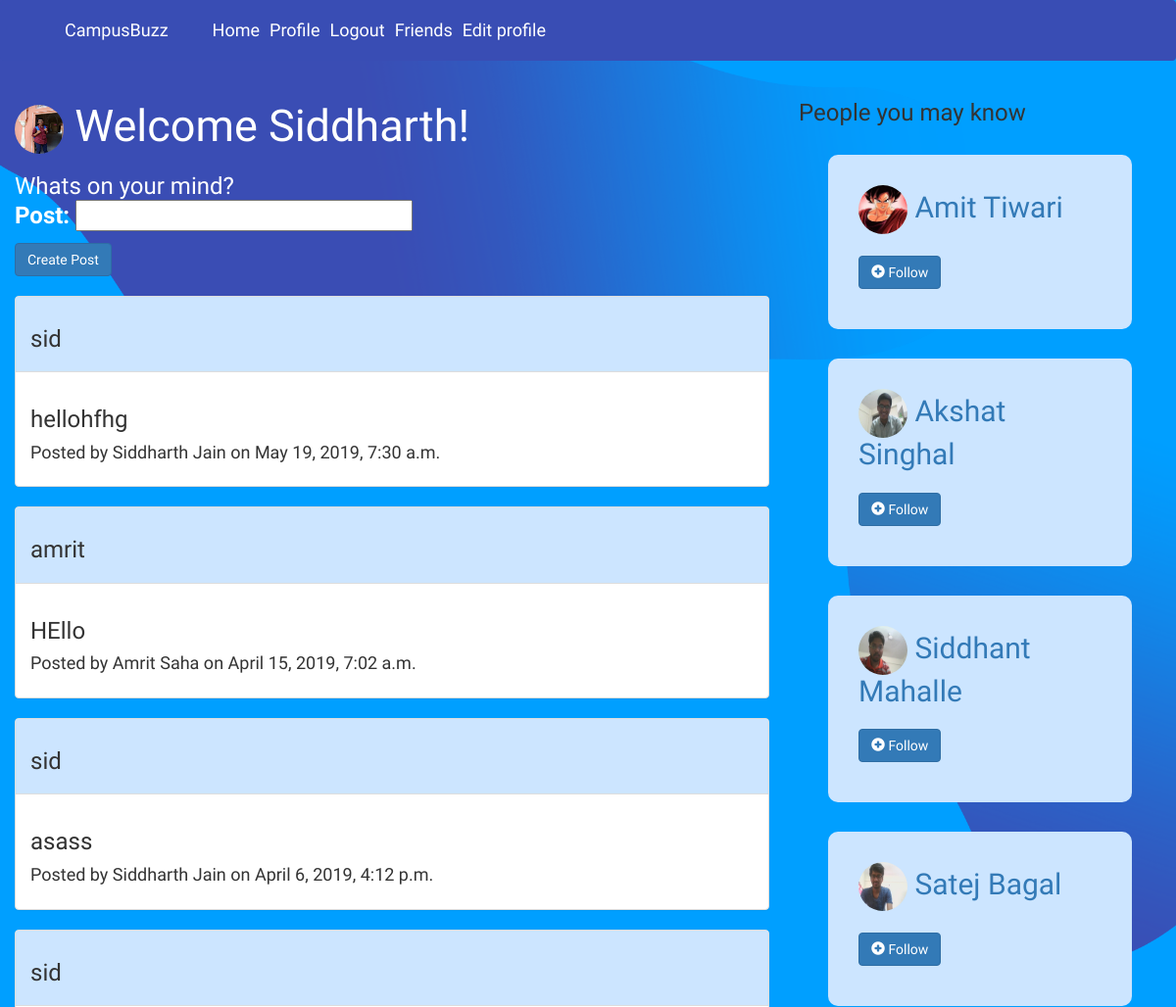
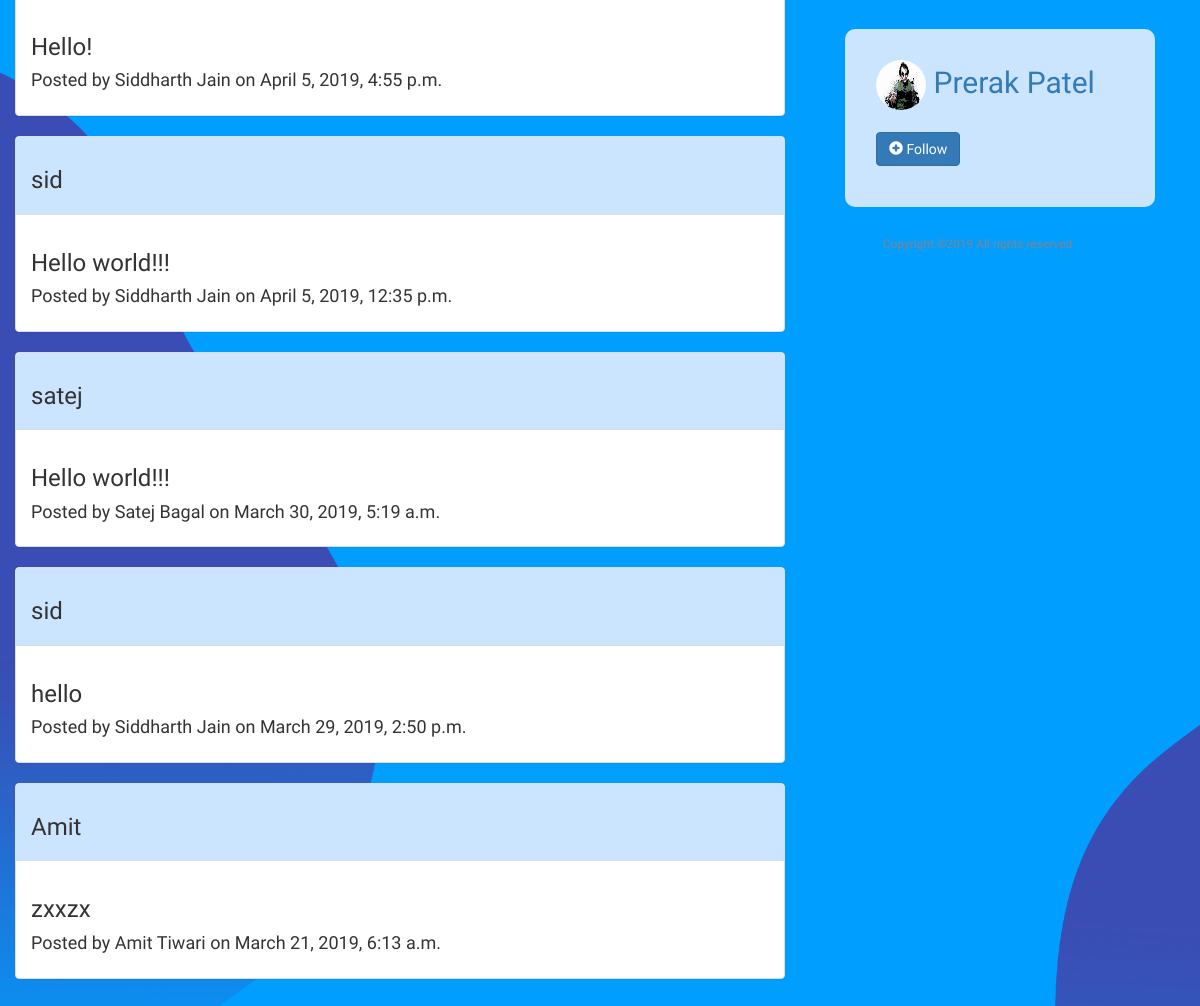
The page /home/ (signed in) on the database its author committed (2 pictures, top to bottom).
### login/models.py (models this page shows, shortened)
class UserProfile(models.Model):
    user = models.OneToOneField(User, on_delete=models.CASCADE, related_name='profile')
    location = models.CharField(max_length=30, blank=True)
    profile_pic = models.FileField(blank=True)
    bio = models.CharField(default='',max_length=100)
    phone = models.IntegerField(default=0)

### home/models.py (models this page shows, shortened)
class Post(models.Model):
    post = models.CharField(max_length=500)
    user = models.ForeignKey(User , on_delete=models.CASCADE)
    created = models.DateTimeField(auto_now_add=True)

### home/views.py (the view, shortened to what this page needs)
# urls.py: path('', login_required(views.HomeView.as_view()), name='home'),
class HomeView(TemplateView):
    template_name = 'home/home.html'
    def get(self, request):
        form = HomeForm()
        current_user = request.user
        posts = Post.objects.all().order_by('-created')
        users = User.objects.all()
        friends = current_user.friends.users.all()
        args = {'form':form, 'posts':posts , 'users':users , 'friends':friends }
        return render(request, self.template_name, args)

### home/forms.py
class HomeForm(forms.ModelForm):
    post = forms.CharField(required=True)
    class Meta:
        model = Post
        fields = {'post',}

### home/templates/home/home.html (shortened to what this page needs)
{% extends 'home/base.html' %}
            {% block content %}
                    <div class="container col-lg-8 col-m-6 col-sm-6" >
                        <h1 class="display-3" style="font-family: 'Baloo Chettan', cursive;"><img src="{{user.profile.profile_pic.url}}" alt="avatar" style="vertical-align: middle; width: 50px; height: 50px; border-radius: 50%;"/> Welcome {{user.first_name}}!</h1>
                        <form method="POST">
                            <h3 style="color: white">Whats on your mind?{{form.as_p}}</h3>
                            <button class="btn btn-primary" type="submit">Create Post</button>
                        </form>
                        {% for post in posts %}
                         <div class="panel panel-default" style="">
                                <div class="panel-heading" style="background-color: #cce5ff;"><h3>{{post.user}} </h3></div>
                               	<div class="panel-body">
                                	<h3>{{ post.post }}</h3>
                                    <h4>Posted by {{post.user.get_full_name}} on {{post.created}}</h4>
                                </div>
                         </div>
                        {% endfor %}
                    </div>
                    <div class="container col-lg-4 col-m-4 col-sm-2">
                        <h3>People you may know</h3>
                        <h2>
                            {% for user in users %}
                                {% if user != request.user and user not in friends  %}
                                    <div class="" style="margin: 30px;background-color: #cce5ff; border:1px solid transparent; border-radius:10px; padding: 15px;">
                                        <div class="panel-body">
                                          <p>
                                              {% if user.profile.profile_pic %}
                                                    <img src="{{user.profile.profile_pic.url}}" alt="avatar" style="vertical-align: middle; width: 50px; height: 50px; border-radius: 50%; "/>
                                              {% else %}
                                                    <img src="https://lh3.googleusercontent.com/uFp_tsTJboUY7kue5XAsGA=s28" width="28px" height="28px">
                                              {% endif %}
                                              <a href="{% url 'login:home' user.username %}">{{user.first_name}} {{user.last_name}}</a>
                                              <h2><a href="{% url 'home:add_friend' user.pk%}" class="btn btn-primary btn-md"><span class="glyphicon glyphicon-plus-sign"></span> Follow</a></h2>
                                          </p>
                                        </div>
                                      </div>
                                {% endif %}
                            {% endfor %}
                        </h2>
                    </div>
              {% endblock %}

### home/templates/home/base.html (shortened to what this page needs)
<!DOCTYPE html>
<html lang="en">
	<head>
{% load staticfiles %}
		<link href="{% static 'home/css/bootstrap.min.css' %}" rel="stylesheet">
		<link href="css/styles.css" rel="stylesheet">
        <link rel="stylesheet" href="https://maxcdn.bootstrapcdn.com/bootstrap/4.0.0/css/bootstrap.min.css">
        <link rel="stylesheet" href="https://cdnjs.cloudflare.com/ajax/libs/font-awesome/4.7.0/css/font-awesome.min.css">
    <link rel="stylesheet" href="https://maxcdn.bootstrapcdn.com/bootstrap/3.4.0/css/bootstrap.min.css">
    </head>
	<body style="
	font-family: 'Frank Ruhl Libre', serif;
	background-image: url({% static 'home/images/home-2-bg.png' %});
	background-repeat: no-repeat;
	background-size: cover;
	background-position: top center;
	background-color: #009fff;" >
            <nav class="navbar navbar-expand-lg" style="font-size:large; background-color:#394db4;">
                <a class="navbar-brand" href="#">
                </a>
                <a class="navbar-brand" href="#" style="font-size:large "><span style="font-family: 'Rock Salt', cursive; color:white;">CampusBuzz</span></a>
                <div class="collapse navbar-collapse" id="navbarSupportedContent">
                    <ul class="navbar-nav mr-auto">
                        <li class="nav-item active">
                            <a class="nav-link" style="color:white;" href="{% url 'home:home' %}">Home <span class="sr-only">(current)</span></a>
                        </li>
                        <li class="nav-item">
                            <a class="nav-link" style="color:white;" href="{% url 'login:home' user.username %}">Profile</a>
                        </li>
                        <li class="nav-item">
                            <a class="nav-link" style="color:white;" href="{% url 'login:logout' %}">Logout</a>
                        </li>
                        <li class="nav-item">
                            <a class="nav-link" style="color:white;" href="{% url 'home:find_friends' %}">Friends</a>
                        </li>
                        <li class="nav-item">
                            <a class="nav-link" style="color:white;" href="{% url 'login:edit_profile' user.username %}">Edit profile</a>
                        </li>
                    </ul>
                </div>
            </nav>
            {% block content %}
            {% endblock %}
    <footer style="padding: 20px 0;">
        <div class="container text-center">
            <div class="copyright" style="padding-top: 5px; font-size: 12px; color: #838488; line-height: normal;">
            </div>
        </div>
    </footer>
	</body>
</html>

### home/static/home/css/styles.css (style rules this page uses)
html, body { height: 100%; font-family:verdana,arial,sans-serif; color:#555555; }
a { color:#222222; }
h1,h2,h3 { font-weight:800; }
.btn-primary,.label-primary,.list-group-item.active, .list-group-item.active:hover, .list-group-item.active:focus { background-color:#3B5999; color:#fffffe; }
.panel-default .panel-heading { background-color:#f9fafb; color:#555555; }

### home/templates/home/home.html (style rules this page uses)
h1 { color:white; }

### rows shown on the page
Post: user "sid", post "hellohfhg", user.get_full_name "Siddharth Jain", created "May 19, 2019, 7:30 a.m."
Post: user "amrit", post "HEllo", user.get_full_name "Amrit Saha", created "April 15, 2019, 7:02 a.m."
Post: user "sid", post "asass", user.get_full_name "Siddharth Jain", created "April 6, 2019, 4:12 p.m."
Post: user "sid", post "Hello!", user.get_full_name "Siddharth Jain", created "April 5, 2019, 4:55 p.m."
Post: user "sid", post "Hello world!!!", user.get_full_name "Siddharth Jain", created "April 5, 2019, 12:35 p.m."
Post: user "satej", post "Hello world!!!", user.get_full_name "Satej Bagal", created "March 30, 2019, 5:19 a.m."
Post: user "sid", post "hello", user.get_full_name "Siddharth Jain", created "March 29, 2019, 2:50 p.m."
Post: user "Amit", post "zxxzx", user.get_full_name "Amit Tiwari", created "March 21, 2019, 6:13 a.m."

### other values the page prints
{{ user.first_name }} "Siddharth"
{{ user.first_name }} "Amit"
{{ user.last_name }} "Tiwari"
{{ user.first_name }} "Akshat"
{{ user.last_name }} "Singhal"
{{ user.first_name }} "Siddhant"
{{ user.last_name }} "Mahalle"
{{ user.first_name }} "Satej"
{{ user.last_name }} "Bagal"
{{ user.first_name }} "Prerak"
{{ user.last_name }} "Patel"
